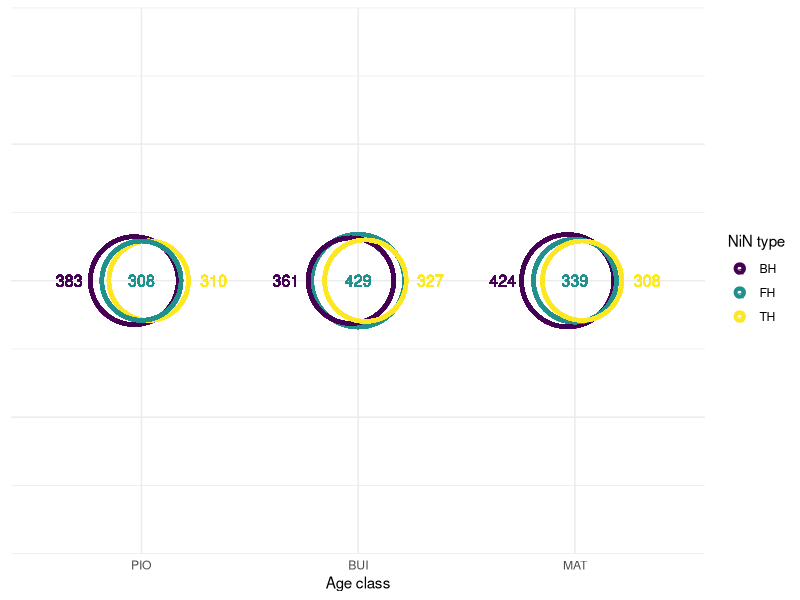

Here is the R script that generated this plot: (Note: this script raises an error after producing the figure.)
## ---- chunk 1
#| label: libraries

library(ggplot2)
library(ggeffects)
library(tidyverse)
## ---- chunk 2
#| label: import

data <- read.csv("clean_data/DURIN_clean_LygraFire_field_trait_2025.csv")
data$age_class <- factor(data$age_class, levels = c("PIO", "BUI", "MAT"))
## ---- chunk 3
#| label: prep

data <- data |>
  group_by(treatment) |>
  mutate(means_treatment = mean(Area)) |>
  ungroup() |>
  mutate(circ = (4*3.14)*(Area/(Perim.*Perim.))) 
## ---- chunk 4
#| label: plot

data <- data[order(-data$means_treatment),]


ggplot(data, 
       aes(x = age_class, 
           y = 1, color = nin_type, size = means_treatment, label = round(means_treatment))) +
  geom_point(shape = 21, fill = NA, stroke = 2, position = position_dodge(0.1)) + scale_size_area(max_size = 30) + geom_text(size = 4, position = position_dodge(1)) + theme_minimal() + scale_colour_viridis_d() +
  labs(x = "Age class", color = "NiN type") + guides(size = "none") + theme(axis.text.y = element_blank(), axis.title.y = element_blank())
## ---- chunk 5
#| label: xylem_density

xylem_density <- data |>
  group_by(source_file) |>
  mutate(subset_xylem_total = sum(Area)) |>
  ungroup() |>
  mutate(xylem_density = subset_xylem_total/subset_area) |>
  group_by(plant) |>
  mutate(plant_mean_density = mean(xylem_density)) |>
  ungroup() |>
  group_by(treatment) |>
  mutate(treatment_mean_density = mean(xylem_density))


xylem_mean_plot <- ggplot(data = xylem_density) + geom_point(aes(x = age_class, y = means_treatment, color = nin_type)) + labs(x = "Age class", y = "Mean xylem vessel area in µm") + guides(color = "none")

xylem_density_plot <-ggplot(data = xylem_density) + geom_point(aes(x = age_class, y = treatment_mean_density, color = nin_type)) + labs(x = "Age class", y = "Density (Total xylem area / subset area)") + guides(color = guide_legend("NiN type"))

mean_vs_density <- xylem_mean_plot + xylem_density_plot
mean_vs_density
ggsave("plots/mean_vs_density.png", mean_vs_density)
## ---- chunk 6
#| label: mixed effect model

#creating a dataframe with a weighting that uses both circularity and degree of subset damage. higher values of damage decrease a given point's weighting, while increased circularity increases it's weighting

model <- lmer(Area ~ age_class * nin_type + circ + subset_damage + (1 | plant), data = data)


pred_mod <- ggpredict(model, terms = c("age_class", "nin_type"))

plot(pred_mod)
## ---- chunk 7
summary(model)
## ---- chunk 8
drop1(model, test = "Chisq")
## ---- chunk 9
res <- residuals(model)
plot(res)
## ---- chunk 10
qqnorm(res)
qqline(res)
## ---- chunk 11
#| label: mixed effect model prediction and raw values

#pred_mod <- pred_mod |>
  #mutate(treatment = paste(x,"-", group))

palette_ <- c("red","blue","green")

mixed_vs_raw <- ggplot() +  geom_point(data = data, aes(x = age_class, y = means_treatment, color = nin_type), shape = 1, size = 6) + geom_point(data = pred_mod, aes(x = x, y = predicted, color = group), shape = 2, size = 2) + labs(x = "Age class", y = "Xylem vessel area") + theme_minimal() + scale_color_manual(values = palette_)

mixed_vs_raw

ggsave("plots/Mixed_effects_vs_raw_averages.png", mixed_vs_raw)
